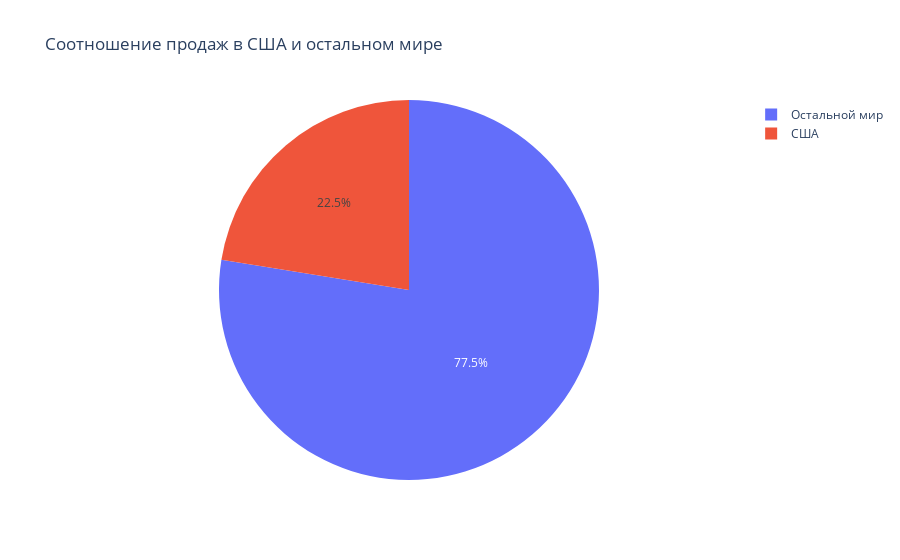

Notebook code for this chart:
### Markdown cell above
**Задача 5**
На основе данных из таблицы invoice, создайте круговую диаграмму, показывающую соотношение продаж в США и в остальном мире. Т.е. ваша круговая диаграмма должна состоять лишь из двух секций: США и остальной мир.

### Code cell
query = """
    select billing_country, total
    from invoice
"""
with set_connection() as conn:
    invoice_df = pd.read_sql(query, conn)

country_income_df = invoice_df.groupby('billing_country')['total'].sum().reset_index()
country_income_df['region'] = country_income_df['billing_country'].apply(lambda x: 'США' if x == 'USA' else 'Остальной мир')
region_income_df = country_income_df.groupby('region')['total'].sum().reset_index()
fig = px.pie(region_income_df,
             names='region', 
             values='total', 
             title="Соотношение продаж в США и остальном мире")

fig.show()

### Figure 1 — Plotly figure (JSON) as saved in the notebook; plotly's stock layout.template omitted (floating-point values rounded to 4 significant figures)
{"data": [{"domain": {"x": [0, 1], "y": [0, 1]}, "hovertemplate": "region=%{label}<br>total=%{value}<extra></extra>", "labels": ["Остальной мир", "США"], "legendgroup": "", "name": "", "showlegend": true, "type": "pie", "values": [1806.0, 523.1]}], "layout": {"legend": {"tracegroupgap": 0}, "title": {"text": "Соотношение продаж в США и остальном мире"}}}
